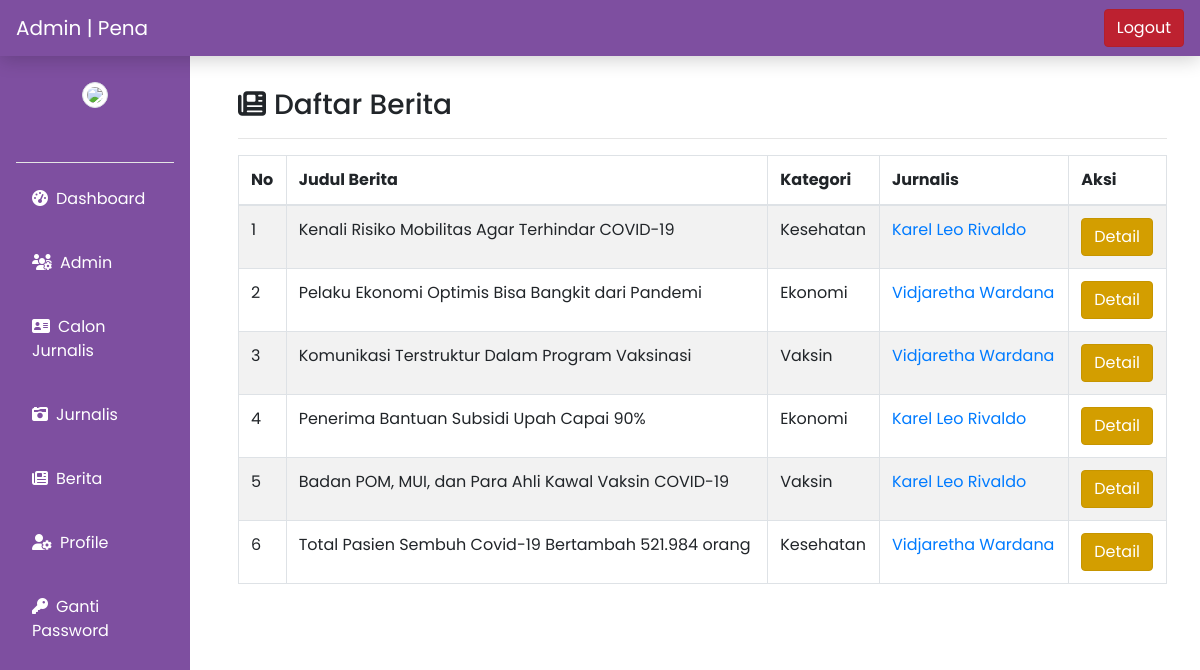
The page /admin/berita.php on the database its author committed.
### tables this page shows
CREATE TABLE `berita` (
  `id_berita` int(5) NOT NULL,
  `id_kategori` int(5) NOT NULL,
  `judul_berita` varchar(100) NOT NULL,
  `isi_berita` text NOT NULL,
  `id_jurn` int(5) NOT NULL,
  `img_berita` varchar(255) NOT NULL DEFAULT 'berita.jpg',
  `location_imgberita` varchar(255) NOT NULL
);

CREATE TABLE `kategori` (
  `id_kategori` int(11) NOT NULL,
  `nama_kategori` varchar(50) NOT NULL
);

CREATE TABLE `jurnalis` (
  `id_jurn` int(11) NOT NULL,
  `nama_jurn` varchar(50) NOT NULL,
  `username_jurn` varchar(50) NOT NULL,
  `password_jurn` varchar(12) NOT NULL,
  `email_jurn` varchar(50) NOT NULL,
  `phone_jurn` varchar(50) NOT NULL,
  `birth_jurn` date NOT NULL,
  `skill_jurn` varchar(255) NOT NULL,
  `img_jurn` varchar(255) NOT NULL DEFAULT 'image.jpg',
  `location_imgjurn` varchar(255) NOT NULL,
  `status` varchar(100) NOT NULL,
  `foto_jurn` varchar(255) NOT NULL,
  `location_fotojurn` varchar(255) NOT NULL
);

### admin/berita.php (the view, shortened to what this page needs)
<!doctype html>
<html lang="en">
  <head>
    <?php include('includes/head.php');?>
  </head>
  <body>
  <?php include('includes/header.php');?>
  <?php include('includes/leftbar.php');?>
  <?php include('../config/config.php');?>
        <div class="col-md-10 p-5 pt-2">
        <br>
        <h3><i class="fas fa-newspaper mr-2"></i>Daftar Berita<hr></h3>
          <table class="table table-striped table-bordered">
            <thead>
              <tr>
                <th scope="col">No</th>
                <th scope="col">Judul Berita</th>
                <th scope="col">Kategori</th>
                <th scope="col">Jurnalis</th>
                <th colspan="3" scope="col">Aksi</th>
              </tr>
            </thead>
            <tbody>
        <?php
          $no = 1;
          $data = mysqli_query($conn,"SELECT * FROM berita INNER JOIN kategori ON berita.id_kategori = kategori.id_kategori
                                      INNER JOIN jurnalis ON berita.id_jurn = jurnalis.id_jurn");
          while ($d = mysqli_fetch_array($data)){
          ?>
            <tr>
              <td><?php echo $no++; ?></td>
              <td><?php echo $d['judul_berita']; ?></td>
              <td><?php echo $d['nama_kategori']; ?></td>
              <td>
                <a href="detail-jurnalis.php?id=<?php echo $d['id_jurn'];?>">
                <?php echo $d['nama_jurn'];?>
                </a>
              </td>
              <td>
                <a href="detail-berita.php?id=<?php echo $d['id_berita'];?>" class="btn btn-warning active" role="button" aria-pressed="true" style="color:white;">Detail</a>
              </td>
            </tr>
          <?php
          }
        ?>
            </tbody>
          </table>
        </div>
            <?php
              include 'form_tambah-admin.php';
            ?>
  </body>
</html>

### admin/includes/head.php (style rules this page uses)
div { font-family: "Poppins"; }

### rows shown on the page
berita: judul_berita "Kenali Risiko Mobilitas Agar Terhindar COVID-19", id_kategori.nama_kategori "Kesehatan", id_jurn.nama_jurn "Karel Leo Rivaldo"
berita: judul_berita "Pelaku Ekonomi Optimis Bisa Bangkit dari Pandemi", id_kategori.nama_kategori "Ekonomi", id_jurn.nama_jurn "Vidjaretha Wardana"
berita: judul_berita "Komunikasi Terstruktur Dalam Program Vaksinasi", id_kategori.nama_kategori "Vaksin", id_jurn.nama_jurn "Vidjaretha Wardana"
berita: judul_berita "Penerima Bantuan Subsidi Upah Capai 90%", id_kategori.nama_kategori "Ekonomi", id_jurn.nama_jurn "Karel Leo Rivaldo"
berita: judul_berita "Badan POM, MUI, dan Para Ahli Kawal Vaksin COVID-19", id_kategori.nama_kategori "Vaksin", id_jurn.nama_jurn "Karel Leo Rivaldo"
berita: judul_berita "Total Pasien Sembuh Covid-19 Bertambah 521.984 orang", id_kategori.nama_kategori "Kesehatan", id_jurn.nama_jurn "Vidjaretha Wardana"
